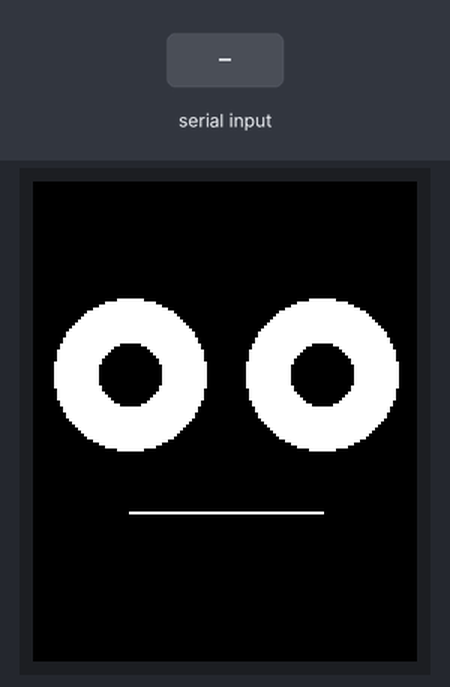
Simulated run of this sketch. Board: Arduino Uno, built with avr-gcc and run on an emulated ATmega328P. Shown: 128×160 colour display. The test bench sets the inputs (shaded band). Random numbers use the default seed unless the sketch sets one; what the sketch prints to the serial monitor is not drawn.

Above: at 2.8 s.
2.9 s: "timer,1\n" received over Serial
At 3.7 s:
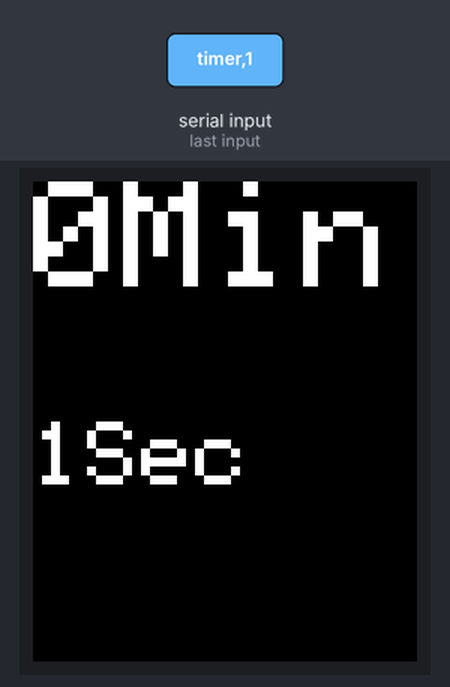
At 6.0 s:
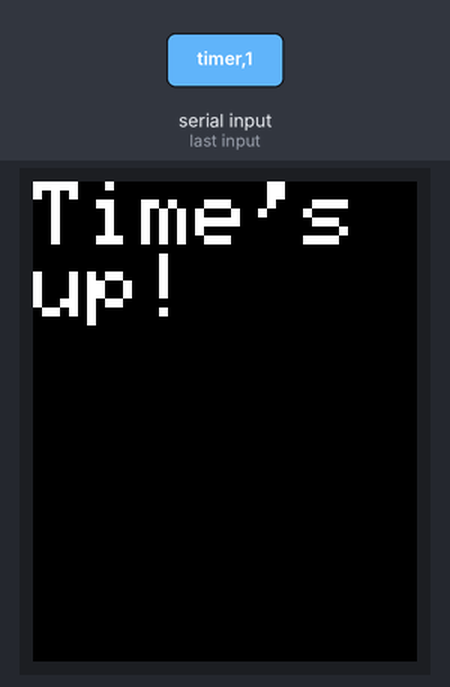
Timing chart, 0 to 7.5 s (numbered marks = the images above; inputs shaded):
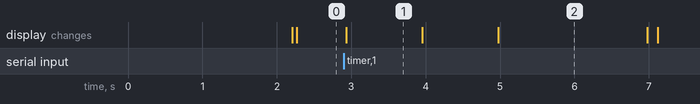

Measured:
- what the display in image 1 shows lasts 1.1 s, from 2.9 s to 4.0 s

The sketch:

display_control.ino.ino
```cpp
#include <Adafruit_ST7735.h>
#include <Adafruit_GFX.h>

#define TFT_CS 10
#define TFT_RST 9
#define TFT_DC 8

Adafruit_ST7735 tft = Adafruit_ST7735(TFT_CS, TFT_DC, TFT_RST);
unsigned long previousMillis = 0;
unsigned long blinkInterval = 0; // Variable to store the random interval
const long minInterval = 1000; // Minimum interval for blinking
const long maxInterval = 5000; // Maximum interval for blinking
int faceState = 0;

void setup()
{
  Serial.begin(9600);

  tft.initR(INITR_BLACKTAB);
  tft.fillScreen(ST7735_BLACK);

  tft.setTextColor(ST7735_WHITE);
  tft.setTextSize(5);

  randomSeed(analogRead(0)); // Initialize random number generator
  blinkInterval = random(minInterval, maxInterval); // Generate the initial random interval
}

void loop()
{
  unsigned long currentMillis = millis();

  if (currentMillis - previousMillis >= blinkInterval)
  {
    previousMillis = currentMillis;
    faceState = 3; // Set faceState to blinking
    FaceMode();
    delay(20); // Duration of the blink
    faceState = 0; // Reset faceState to neutral
    FaceMode();
    blinkInterval = random(minInterval, maxInterval); // Generate a new random interval
  }
  else
  {
    // FaceMode();
    // faceState = (faceState + 1) % 3; // Cycle through 0, 1, 2 (excluding blinking)
  }

  if (Serial.available() > 0)
  {
    String command = Serial.readStringUntil('\n');
    processCommand(command);
  }
}

void FaceMode()
{
  tft.fillScreen(ST7735_BLACK);

  if (faceState != 3) {
    tft.fillCircle(32, 64, 25, ST77XX_WHITE); // Left eye
    tft.fillCircle(96, 64, 25, ST77XX_WHITE); // Right eye
  } else {
    tft.fillRect(7, 59, 50, 10, ST7735_WHITE); // Closed left eye
    tft.fillRect(71, 59, 50, 10, ST7735_WHITE); // Closed right eye
  }

  switch (faceState)
  {
    case 0:
      drawNeutralFace();
      break;
    case 1:
      drawHappyFace();
      break;
    case 2:
      drawSadFace();
      break;
    case 3:
      drawBlinkingFace();
      break;
  }
}

void drawNeutralFace()
{
  tft.fillCircle(32, 64, 10, ST7735_BLACK); // Left pupil
  tft.fillCircle(96, 64, 10, ST7735_BLACK); // Right pupil
  tft.drawLine(32, 110, 96, 110, ST7735_WHITE); // Neutral mouth
}

void drawHappyFace()
{
  tft.fillCircle(32, 64, 10, ST7735_BLACK); // Left pupil
  tft.fillCircle(96, 64, 10, ST7735_BLACK); // Right pupil
  drawArc(64, 110, 30, 180, 360, ST7735_WHITE); // Happy mouth
}

void drawSadFace()
{
  tft.fillCircle(32, 64, 10, ST7735_BLACK); // Left pupil
  tft.fillCircle(96, 64, 10, ST7735_BLACK); // Right pupil
  drawArc(64, 130, 30, 0, 180, ST7735_WHITE); // Sad mouth
}

void drawBlinkingFace()
{
  // Eyes are closed, so no pupils
  tft.drawLine(32, 110, 96, 110, ST7735_WHITE); // Neutral mouth
}

void drawArc(int16_t x, int16_t y, int16_t radius, int16_t startAngle, int16_t endAngle, uint16_t color)
{
  for (int i = startAngle; i < endAngle; i++)
  {
    float rad = i * DEG_TO_RAD;
    int16_t x0 = x + radius * cos(rad);
    int16_t y0 = y + radius * sin(rad);
    int16_t x1 = x + radius * cos(rad + DEG_TO_RAD);
    int16_t y1 = y + radius * sin(rad + DEG_TO_RAD);
    tft.drawLine(x0, y0, x1, y1, color);
  }
}

void TimerMode(int duration)
{
  int minutes = 0;
  int seconds = duration;

  while (minutes >= 0)
  {
    while (seconds >= 0)
    {
      tft.fillScreen(ST7735_BLACK);
      tft.setCursor(0, 0);
      tft.setTextSize(5);
      tft.print(minutes);
      tft.println("Min\n");
      tft.setTextSize(3);
      tft.print(seconds);
      tft.print("Sec");
      delay(1000);
      seconds--;
    }
    minutes--;
    seconds = 59;
    Serial.println("Done");
  }

  tft.fillScreen(ST7735_BLACK);
  tft.setCursor(0, 0);
  tft.println("Time's up!");
  delay(2000);
  tft.fillScreen(ST7735_BLACK);
  FaceMode();
}

void processCommand(String command)
{
  int commaIndex = command.indexOf(',');
  if (commaIndex > 0)
  {
    String ex = command.substring(0, commaIndex);
    int duration = command.substring(commaIndex + 1).toInt();

    if (ex == "face")
    {
      FaceMode();
    }
    else if (ex == "timer")
    {
      TimerMode(duration);
    }
  }
}
```
